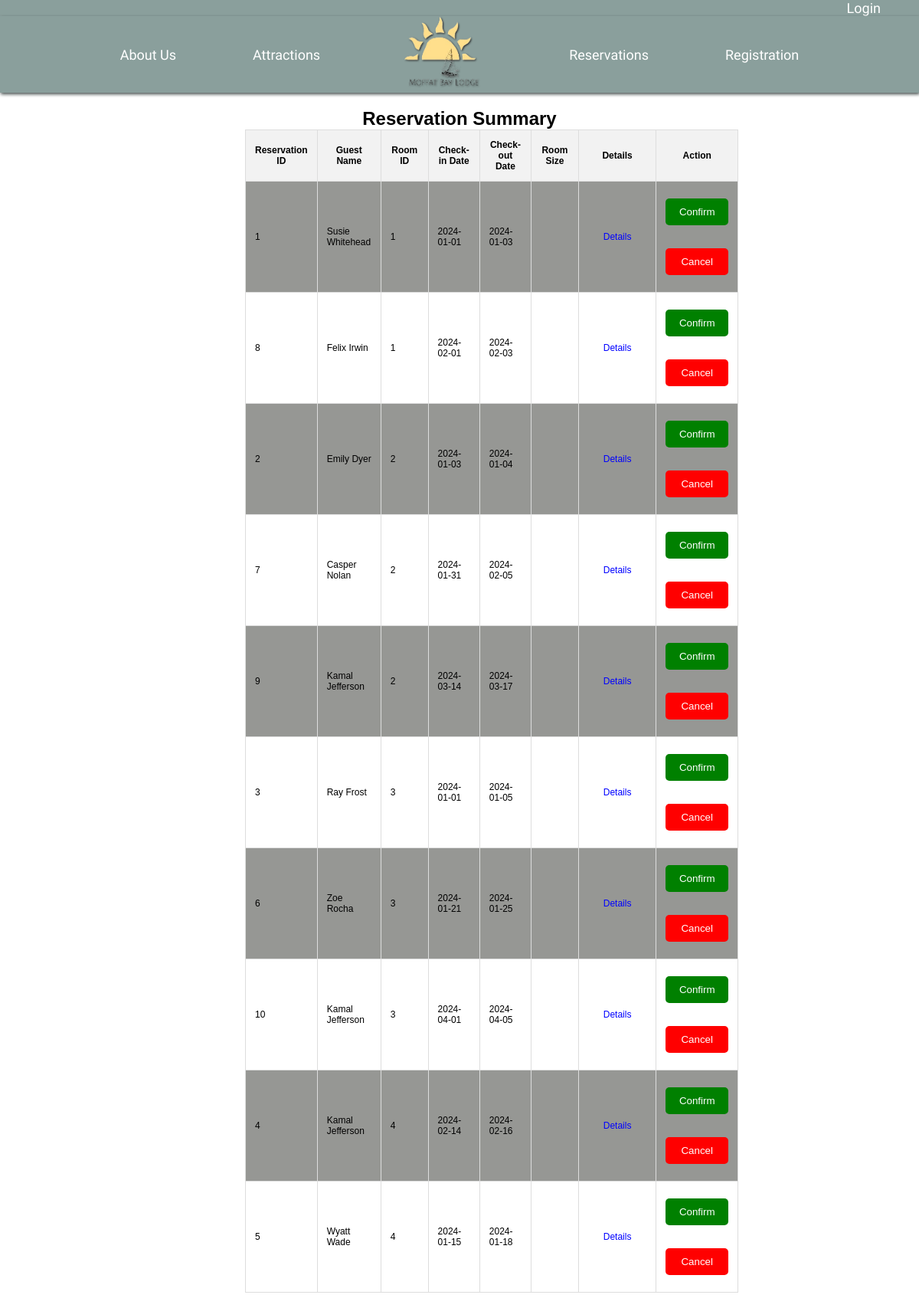
The app's page /reservation_summary.php with its own data.
### tables this page shows
CREATE TABLE Reservations (
   reservation_id INT AUTO_INCREMENT PRIMARY KEY,
   guest_id INT,
   room_id INT,
   num_of_guests INT,
   check_in_date DATE NOT NULL,
   check_out_date DATE NOT NULL,
   room_size VARCHAR(255) NOT NULL,
   FOREIGN KEY (guest_id) REFERENCES Guests(guest_id),
   FOREIGN KEY (room_id) REFERENCES Rooms(room_id)
);

CREATE TABLE Guests (
   guest_id INT AUTO_INCREMENT PRIMARY KEY,
   first_name VARCHAR(255) NOT NULL,
   last_name VARCHAR(255) NOT NULL,
   telephone VARCHAR(20) NOT NULL,
   email VARCHAR(255) NOT NULL,
   password VARCHAR(255) NOT NULL,
   registration_date DATETIME NOT NULL DEFAULT NOW(),
   last_login_date DATE
);

### reservation_summary.php (the view, shortened to what this page needs)
<!DOCTYPE html>
<html lang="en">
<head>
</head>
<body>
    <div class="container">
        <h1>Reservation Summary</h1>
        <div class="summary-table-container">
            <table class="summary-table">
                <thead>
                    <tr>
                        <th>Reservation ID</th>
                        <th>Guest Name</th>
                        <th>Room ID</th>
                        <th>Check-in Date</th>
                        <th>Check-out Date</th>
                        <th>Room Size</th>
                        <th>Details</th>
                        <th>Action</th>
                    </tr>
                </thead>
                <tbody>
                    <?php
                    include 'config.php';
                    $query = "SELECT r.*, g.first_name, g.last_name, rm.room_size
                              FROM reservations r
                              INNER JOIN guests g ON r.guest_id = g.guest_id
                              INNER JOIN Rooms rm ON r.room_id = rm.room_id";
                    $result = $con->query($query);
                    if ($result && $result->num_rows > 0) {
                        while ($row = $result->fetch_assoc()) {
                            echo "<tr>";
                            echo "<td>" . $row['reservation_id'] . "</td>";
                            echo "<td>" . $row['first_name'] . " " . $row['last_name'] . "</td>";
                            echo "<td>" . $row['room_id'] . "</td>";
                            echo "<td>" . $row['check_in_date'] . "</td>";
                            echo "<td>" . $row['check_out_date'] . "</td>";
                            echo "<td>" . $row['room_size'] . "</td>";
                            echo "<td><a href='reservation_details.php?id=" . $row['reservation_id'] . "' class='details-link'>Details</a></td>";
                            echo "<td><button class='confirmation-button' onclick='confirmReservation(" . $row['reservation_id'] . ")'>Confirm</button>";
                            echo "<button class='cancel-button' onclick='cancelReservation(" . $row['reservation_id'] . ")'>Cancel</button></td>";
                            echo "</tr>";
                        }
                    } else {
                        echo "<tr><td colspan='8'>No reservations found.</td></tr>";
                    }
                    ?>
                </tbody>
            </table>
        </div>
    </div>
</body>
</html>

### shared/styles.css (style rules this page uses)
* { margin: 0; padding: 0; box-sizing: border-box; }
#navbar { display: flex; justify-content: center; align-items: center; width: 100vw; height: 100px; background-color: #8a9f9c; font-family: "Julius Sans One", sans-serif; filter: drop-shadow(1px 2px 2px #414b4a); }
#login { display: flex; justify-content: right; align-items: center; width: 100vw; height: 50px; background-color: #8a9f9c; font-family: "Julius Sans One", sans-serif; }
#login a { padding: 0px 50px; color: white; text-decoration: none; font-size: large; }
#navbar img { width: 125px; height: 125px; -webkit-filter: drop-shadow(1px 1px 1px #222); filter: drop-shadow(1px 1px 1px #222); }
#navbar a { padding: 0px 50px; color: white; text-decoration: none; font-size: large; }
body { font-family: Arial, sans-serif; margin: 0; padding: 0; display: flex; flex-direction: column; height: 100vh; }
input[type="text"], input[type="email"], input[type="tel"], input[type="password"], button { width: 100%; padding: 10px; margin-bottom: 10px; border: 1px solid #ccc; border-radius: 5px; }
button { background-color: #333; color: #fff; cursor: pointer; }
body { font-family: Arial, sans-serif; margin: 0; padding: 0; }
h1 { margin: 0; }
h1 { margin: 0; font-size: 24px; }
.container { max-width: 600px; margin: 0 auto; padding: 20px; }
table { font-family: sans-serif; border-collapse: collapse; width: 90%; margin: auto; }
th { text-align: center; padding: 8px; width: 10%; }
td { border: 1px solid #94978b; text-align: left; padding: 8px; width: 10%; }
tr:nth-child(odd) { background-color: #969794; }

### reservation_summary.php (style rules this page uses)
* { margin: 0; padding: 0; box-sizing: border-box; }
.container { text-align: center; padding: 20px; }
h1 { font-size: 24px; margin-bottom: 20px; }
.summary-table-container { display: flex; justify-content: center; width: 115%; overflow-x: auto; }
.summary-table { width: 110%; border-collapse: collapse; font-size: 12px; }
.summary-table th, .summary-table td { border: 1px solid #dddddd; padding: 12px; width: calc(100% / 7); }
.summary-table th { background-color: #f2f2f2; }
.details-link { color: blue; text-decoration: none; transition: padding 0.3s ease, -webkit-filter 0.3s ease, filter 0.3s ease; padding: 0px 20px; }
.confirmation-button { background-color: green; color: white; padding: 10px 15px; border: none; border-radius: 5px; cursor: pointer; margin-top: 10px; }
.cancel-button { background-color: red; color: white; padding: 10px 20px; border: none; border-radius: 5px; cursor: pointer; margin-top: 20px; }

### records on screen
reservations: reservation_id "1", guest.first_name "Susie", guest.last_name "Whitehead", room "1", check_in_date "2024-01-01", check_out_date "2024-01-03"
reservations: reservation_id "8", guest.first_name "Felix", guest.last_name "Irwin", room "1", check_in_date "2024-02-01", check_out_date "2024-02-03"
reservations: reservation_id "2", guest.first_name "Emily", guest.last_name "Dyer", room "2", check_in_date "2024-01-03", check_out_date "2024-01-04"
reservations: reservation_id "7", guest.first_name "Casper", guest.last_name "Nolan", room "2", check_in_date "2024-01-31", check_out_date "2024-02-05"
reservations: reservation_id "9", guest.first_name "Kamal", guest.last_name "Jefferson", room "2", check_in_date "2024-03-14", check_out_date "2024-03-17"
reservations: reservation_id "3", guest.first_name "Ray", guest.last_name "Frost", room "3", check_in_date "2024-01-01", check_out_date "2024-01-05"
reservations: reservation_id "6", guest.first_name "Zoe", guest.last_name "Rocha", room "3", check_in_date "2024-01-21", check_out_date "2024-01-25"
reservations: reservation_id "10", guest.first_name "Kamal", guest.last_name "Jefferson", room "3", check_in_date "2024-04-01", check_out_date "2024-04-05"
reservations: reservation_id "4", guest.first_name "Kamal", guest.last_name "Jefferson", room "4", check_in_date "2024-02-14", check_out_date "2024-02-16"
reservations: reservation_id "5", guest.first_name "Wyatt", guest.last_name "Wade", room "4", check_in_date "2024-01-15", check_out_date "2024-01-18"
